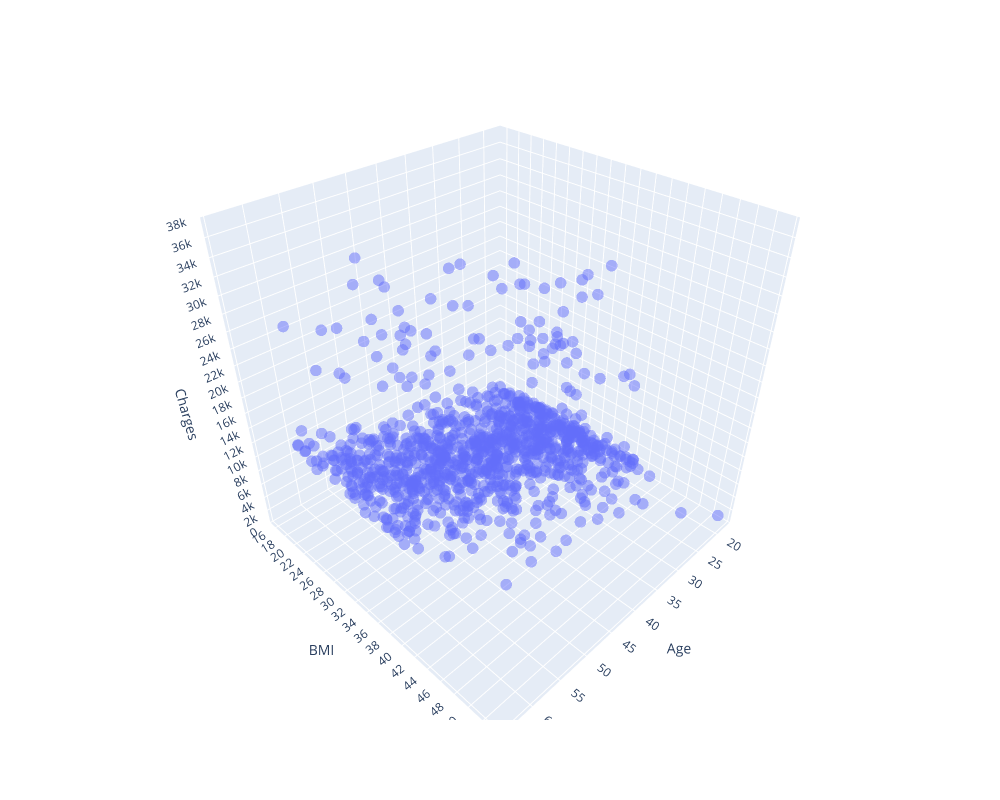

Notebook code cell kept with this figure:
### Code cell
fig = px.scatter_3d(non_smoker_df, x='age', y='bmi', z='charges')
fig.update_traces(marker_size=4, marker_opacity=0.5)
fig.update_layout(
    scene=dict(
        xaxis=dict(title='Age', dtick=5),      # ticks every 5 years
        yaxis=dict(title='BMI', dtick=2),      # ticks every 2 units
        zaxis=dict(title='Charges', dtick=2000) # ticks every 500
    ),
    width=1000,   # increase width
    height=800    # increase height
)

fig.show()

### Figure 1 — Plotly figure (JSON) as saved in the notebook; plotly's stock layout.template omitted (floating-point values rounded to 4 significant figures; data arrays with more than 128 entries replaced by an {"elided": "..."} marker saying what was removed)
{"data": [{"hovertemplate": "age=%{x}<br>bmi=%{y}<br>charges=%{z}<extra></extra>", "legendgroup": "", "marker": {"color": "#636efa", "opacity": 0.5, "size": 4, "symbol": "circle"}, "mode": "markers", "name": "", "scene": "scene", "showlegend": false, "type": "scatter3d", "x": {"elided": "1064 int values"}, "y": {"elided": "1064 float values"}, "z": {"elided": "1064 float values"}}], "layout": {"height": 800, "legend": {"tracegroupgap": 0}, "margin": {"t": 60}, "scene": {"domain": {"x": [0, 1], "y": [0, 1]}, "xaxis": {"dtick": 5, "title": {"text": "Age"}}, "yaxis": {"dtick": 2, "title": {"text": "BMI"}}, "zaxis": {"dtick": 2000, "title": {"text": "Charges"}}}, "width": 1000}}
